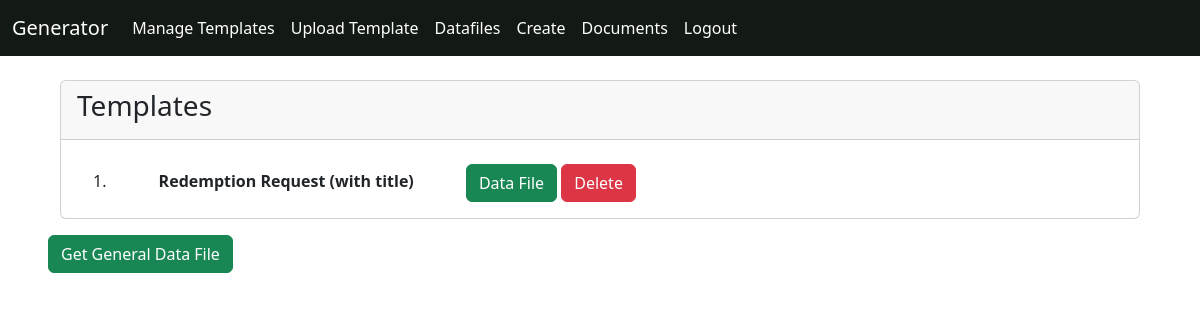
/app/manage/ (signed in), run on an earlier commit of the app's database.
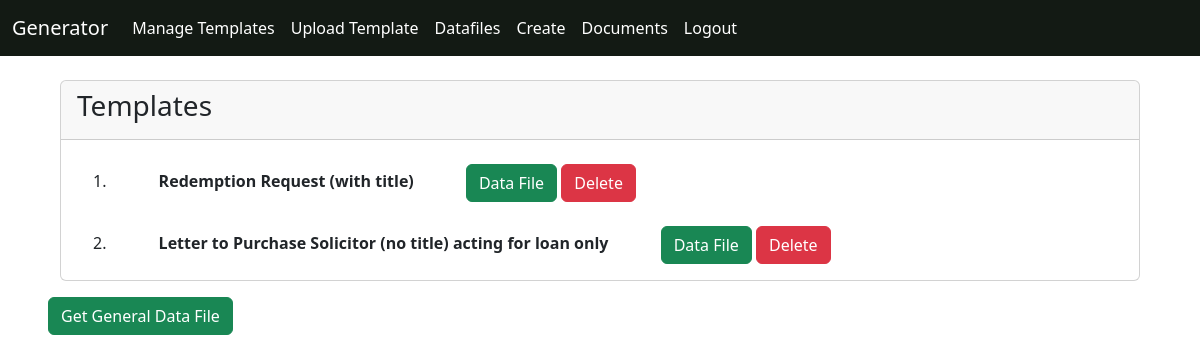
And on a later commit of the database.
### app/models.py (models this page shows, shortened)
class TemplateFile(models.Model):
    name = models.CharField(max_length=500, unique=True)
    file = models.FileField(upload_to='files/templates', null=True)

### app/views.py (the view)
# urls.py: path('manage/', views.manage, name='manage'),
@login_required
def manage(request):
    template_list = TemplateFile.objects.all()
    return render(request, 'app/manage.html', {
        'templates': template_list,
    })

### app/templates/app/manage.html (shortened to what this page needs)
{% extends 'app/base.html' %}
{% block body %}
    {% if not templates %}
        <h1>No templates</h1>
    {% else %}
    <form action="">
        <div class='container-fluid'>
            <div class="card text mb-3">
                <div class="card-header">
                    <h3>Templates</h3>
                </div>
                <ol class="list-group-numbered">
                    {% for template in templates %}
                        <br>
                        <li class="list-group-item">
                            <strong class="mx-5">{{ template.name }}</strong>
                            <a href="{% url 'app:get-csv' template.id %}" class='btn btn-success pull-right'> Data File </a>
                            <a href="{% url 'app:delete-template' template.id %}" class='btn btn-danger pull-right'> Delete </a>
                        </li>
                    {% endfor %}
                </ol>
            </div>
        </div>
        <div>
            <a href="{% url 'app:get-csv-all' %}" class="btn btn-success">Get General Data File</a>
        </div>
    </form>
    {% endif %}
{% endblock body %}

What changed in the data, as far as the page shows it:
added TemplateFile: name "Letter to Purchase Solicitor (no title) acting for loan only"
